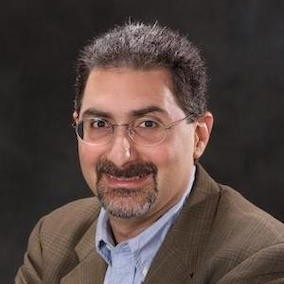
#> input picture examples/pencil_sketch/mehran.jpg, 284 x 284 px, found by its file name
$ python soln.py
#> lines starting #> are read from the running program, lines starting #| are printed output that depends on the picture
### examples/photo_stitching/simpleimage.py
#!/usr/bin/env python3

"""
Stanford CS106AP SimpleImage

Written by Nick Parlante, Sonja Johnson-Yu, and Nick Bowman.
 -7/2019  version, has file reading, pix, foreach, hidden get/setpix

SimpleImage Features:
Create image:
  image = SimpleImage.blank(400, 200)   # create new image of size
  image = SimpleImage('foo.jpg')        # create from file

Access size
  image.width, image.height

Get pixel at x,y
  pix = image.get_pixel(x, y)
  # pix is RGB tuple like (100, 200, 0)

Set pixel at x,y
  image.set_pixel(x, y, pix)   # set data by tuple also

Get Pixel object at x,y
  pixel = image.get_pixel(x, y)
  pixel.red = 0
  pixel.blue = 255

Show image on screen
  image.show()

The main() function below demonstrates the above functions as a test.
"""

import sys
# If the following line fails, "Pillow" needs to be installed
from PIL import Image


def clamp(num):
    """
    Return a "clamped" version of the given num,
    converted to be an int limited to the range 0..255 for 1 byte.
    """
    num = int(num)
    if num < 0:
        return 0
    if num >= 256:
        return 255
    return num


class Pixel(object):
    """
    A pixel at an x,y in a SimpleImage.
    Supports set/get .red .green .blue
    and get .x .y
    """
    def __init__(self, image, x, y):
        self.image = image
        self._x = x
        self._y = y

    def __str__(self):
        return 'r:' + str(self.red) + ' g:' + str(self.green) + ' b:' + str(self.blue)

    # Pillow image stores each pixel color as a (red, green, blue) tuple.
    # So the functions below have to unpack/repack the tuple to change anything.

    @property
    def red(self):
        return self.image.px[self._x, self._y][0]

    @red.setter
    def red(self, value):
        rgb = self.image.px[self._x, self._y]
        self.image.px[self._x, self._y] = (clamp(value), rgb[1], rgb[2])

    @property
    def green(self):
        return self.image.px[self._x, self._y][1]

    @green.setter
    def green(self, value):
        rgb = self.image.px[self._x, self._y]
        self.image.px[self._x, self._y] = (rgb[0], clamp(value), rgb[2])

    @property
    def blue(self):
        return self.image.px[self._x, self._y][2]

    @blue.setter
    def blue(self, value):
        rgb = self.image.px[self._x, self._y]
        self.image.px[self._x, self._y] = (rgb[0], rgb[1], clamp(value))

    @property
    def x(self):
        return self._x

    @property
    def y(self):
        return self._y


# color tuples for background color names 'red' 'white' etc.
BACK_COLORS = {
    'white': (255, 255, 255),
    'black': (0, 0, 0),
    'red': (255, 0, 0),
    'green': (0, 255, 0),
    'blue': (0, 0, 255),
}


class SimpleImage(object):
    def __init__(self, filename, width=0, height=0, back_color=None):
        """
        Create a new image. This case works: SimpleImage('foo.jpg')
        To create a blank image use SimpleImage.blank(500, 300)
        The other parameters here are for internal/experimental use.
        """
        # Create pil_image either from file, or making blank
        if filename:
            self.pil_image = Image.open(filename).convert("RGB")
            if self.pil_image.mode != 'RGB':
                raise Exception('Image file is not RGB')
            self._filename = filename  # hold onto
        else:
            if not back_color:
                back_color = 'white'
            color_tuple = BACK_COLORS[back_color]
            if width == 0 or height == 0:
                raise Exception('Creating blank image requires width/height but got {} {}'
                                .format(width, height))
            self.pil_image = Image.new('RGB', (width, height), color_tuple)
        self.px = self.pil_image.load()
        size = self.pil_image.size
        self._width = size[0]
        self._height = size[1]
        self.curr_x = 0
        self.curr_y = 0

    def __iter__(self):
        return self

    def __next__(self):
        if self.curr_x < self.width and self.curr_y < self.height:
            x = self.curr_x
            y = self.curr_y
            self.increment_curr_counters()
            return Pixel(self, x, y)
        else:
            self.curr_x = 0
            self.curr_y = 0
            raise StopIteration()

    def increment_curr_counters(self):
        self.curr_x += 1
        if self.curr_x == self.width:
            self.curr_x = 0
            self.curr_y += 1

    @classmethod
    def blank(cls, width, height, back_color=None):
        """Create a new blank image of the given width and height, optional back_color."""
        return SimpleImage('', width, height, back_color=back_color)

    # [4 lines left out: function file, not called in this run]

    @property
    def width(self):
        """Width of image in pixels."""
        return self._width

    @property
    def height(self):
        """Height of image in pixels."""
        return self._height

    def get_pixel(self, x, y):
        """
        Returns a Pixel at the given x,y, suitable for getting/setting
        .red .green .blue values.
        """
        if x < 0 or x >= self._width or y < 0 or y >= self.height:
            e = Exception('get_pixel bad coordinate x %d y %d (vs. image width %d height %d)' %
                          (x, y, self._width, self.height))
            raise e
        return Pixel(self, x, y)

    def set_pixel(self, x, y, pixel):
        if x < 0 or x >= self._width or y < 0 or y >= self.height:
            e = Exception('set_pixel bad coordinate x %d y %d (vs. image width %d height %d)' %
                          (x, y, self._width, self.height))
            raise e
        self.px[x, y] = (pixel.red, pixel.green, pixel.blue)

    # [7 lines left out: function set_rgb, not called in this run]

    def _get_pix_(self, x, y):
        """Get pix RGB tuple (200, 100, 50) for the given x,y."""
        return self.px[x, y]

    def _set_pix_(self, x, y, pix):
        """Set the given pix RGB tuple into the image at the given x,y."""
        self.px[x, y] = pix

    def show(self):
        """Displays the image using an external utility."""
        self.pil_image.show()

    # [39 lines left out: functions make_as_big_as, main, not called in this run]


# [2 lines that do not run on import are left out]

### examples/pencil_sketch/soln.py
from simpleimage import SimpleImage

RGB_MAX = 255    # Max RGB value. 255 for 24-bit RGB image
BLUR_SIZE = 11   # Size of the box filter. Should be positive odd integer
BLUR_ITER = 15   # Number of iterations of box filtering.


def main():
    img = SimpleImage('images/mehran.jpg')
#> in __init__, self.pil_image is the input picture: PIL image 284x284 RGB; mean R, G, B 85.2, 69.7, 65
    img.show()

    gray = convert_to_gray(img)
    gray.show()

    inverted = invert_color(gray)
    inverted.show()

    blurred = blur(inverted, BLUR_ITER, BLUR_SIZE)
    blurred.show()

    pencil = dodge(gray, blurred)
    pencil.show()


def dodge(top, bottom):
    """
    Returns a new SimpleImage object, which is a doge blending of two
    SimpleImage objects: top and bottom. In the dodge mode, we divide
    the bottom layer RGB by the inverted top layer RGB.
    See https://en.wikipedia.org/wiki/Blend_modes for more information.
    """
    img = copy_image(top)
    for px in img:
        x = px.x
        y = px.y
        px_top = top.get_pixel(x,y)
        px_bottom = bottom.get_pixel(x,y)
        px.red = compute_dodge(px_top.red, px_bottom.red)
        px.green = compute_dodge(px_top.green, px_bottom.green)
        px.blue = compute_dodge(px_top.blue, px_bottom.blue)
    return img


def compute_dodge(top_val, bottom_val):
    """
    Helper function for the actual computation.
    Uses max(1,..) to prevent division by zero
    """
    val = bottom_val * RGB_MAX / max(1, RGB_MAX - top_val)
    return min(val, RGB_MAX)


def blur(img, num_iter, blur_size):
    """
    Returns a new SimplgeImage object, which is a blurred version
    of SimpleImage img. Uses box filters: box size is blur_size
    and the filtering is performed num_iter times. The implementation
    is not the most efficient, so long computing time may be expected
    for large image dimension, larger num_iter, or large blur_size.
    blur_size is a positive odd integer.
    num_iter is a positive integer.
    """
    ref = img
    for i in range(num_iter):
        blurred = copy_image(ref)
        for x in range(ref.width):
            for y in range(ref.height):
                blur_pixel(x, y, blurred, ref, blur_size)
        ref = blurred
    return blurred


def blur_pixel(x, y, blurred, ref, blur_size):
    """
    Update the RGB values of a pixel in SimpleImage 'blurred' at
    coordinates (x, y). The RGB value is the box average of pixels
    in SimpleImage 'ref'. The box is a square centered at (x, y)
    with side length blur_size.
    Note that 'blurred' is modified while 'ref' remains unchanged.
    These two images must have the same dimension.
    Parameters x, y are nonnegative integers within the boundary of
    the image. blur_size is a positive odd integer.
    """
    red = 0
    blue = 0
    green = 0
    count = 0
    r = (blur_size - 1) // 2
    for i in range(x - r, x + r + 1):
        for j in range(y - r, y + r + 1):
            if in_bound(i, j, ref.width, ref.height):
                count += 1
                px = ref.get_pixel(i, j)
                red += px.red
                blue += px.blue
                green += px.green
    pixel = blurred.get_pixel(x, y)
    pixel.red = red / count
    pixel.green = green / count
    pixel.blue = blue / count


def in_bound(x, y, width, height):
    """
    Returns True if the given pixel coordinates (x, y)
    is located inside the image with dimension (width, height).
    Returns False otherwise.
    All parameters are integers
    """
    return 0 <= x < width and 0 <= y < height


def invert_color(img):
    """
    Returns a new SimpleImage object, which has an inverted
    color compared to img.
    """
    inverted = copy_image(img)
    for pixel in inverted:
        pixel.red = RGB_MAX - pixel.red
        pixel.blue = RGB_MAX - pixel.blue
        pixel.green = RGB_MAX - pixel.green
    return inverted


def convert_to_gray(img):
    """
    Returns a new SimpleImage object, which is the grayscale version
    of img. Conversion formula follows CCIR 601, see:
    https://en.wikipedia.org/wiki/Luma_(video)
    """
    copy = copy_image(img)
    for pixel in copy:
        val = 0.299*pixel.red + 0.587*pixel.green + 0.114*pixel.blue
        pixel.red = val
        pixel.green = val
        pixel.blue = val
    return copy


def copy_image(img):
    """
    Returns a new SimpleImage object, which has the same
    pixel values as img, which is also a SimpleImage object
    """
    copy = SimpleImage.blank(img.width, img.height)
#> in __init__ (call 2), `self.pil_image = Image.new('RGB', (width, height), color_tuple)`: self.pil_image: PIL image 284x284 RGB; every value is 255
    for pixel in copy:
        x = pixel.x
        y = pixel.y
        copy.set_pixel(x, y, img.get_pixel(x, y))
    return copy


if __name__ == '__main__':
    main()
#> in show (call 2), `self.pil_image.show()`:
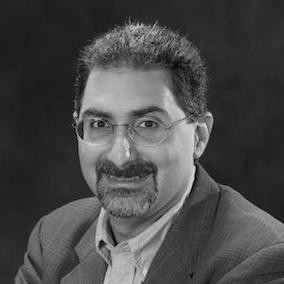
#> shown: PIL image 284x284 RGB; min 1, max 227, mean 73.4
#> in show (call 3), `self.pil_image.show()`:
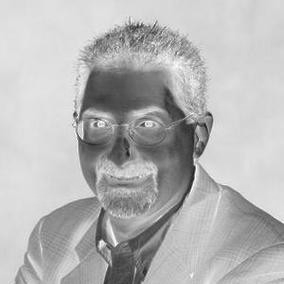
#> shown: PIL image 284x284 RGB; min 28, max 254, mean 181.6
#> (the run stopped early here; a loop or call above may not have finished)
